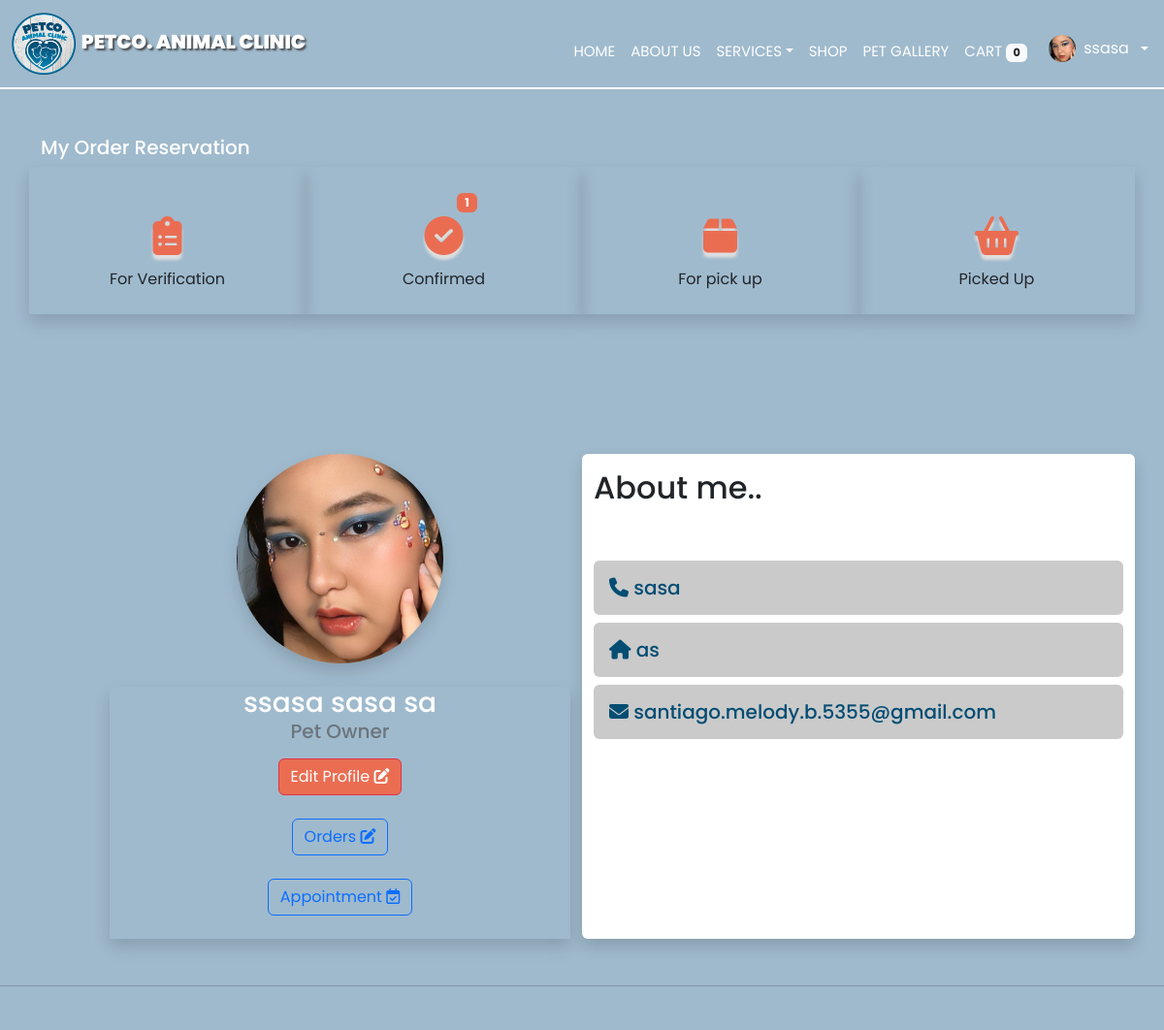
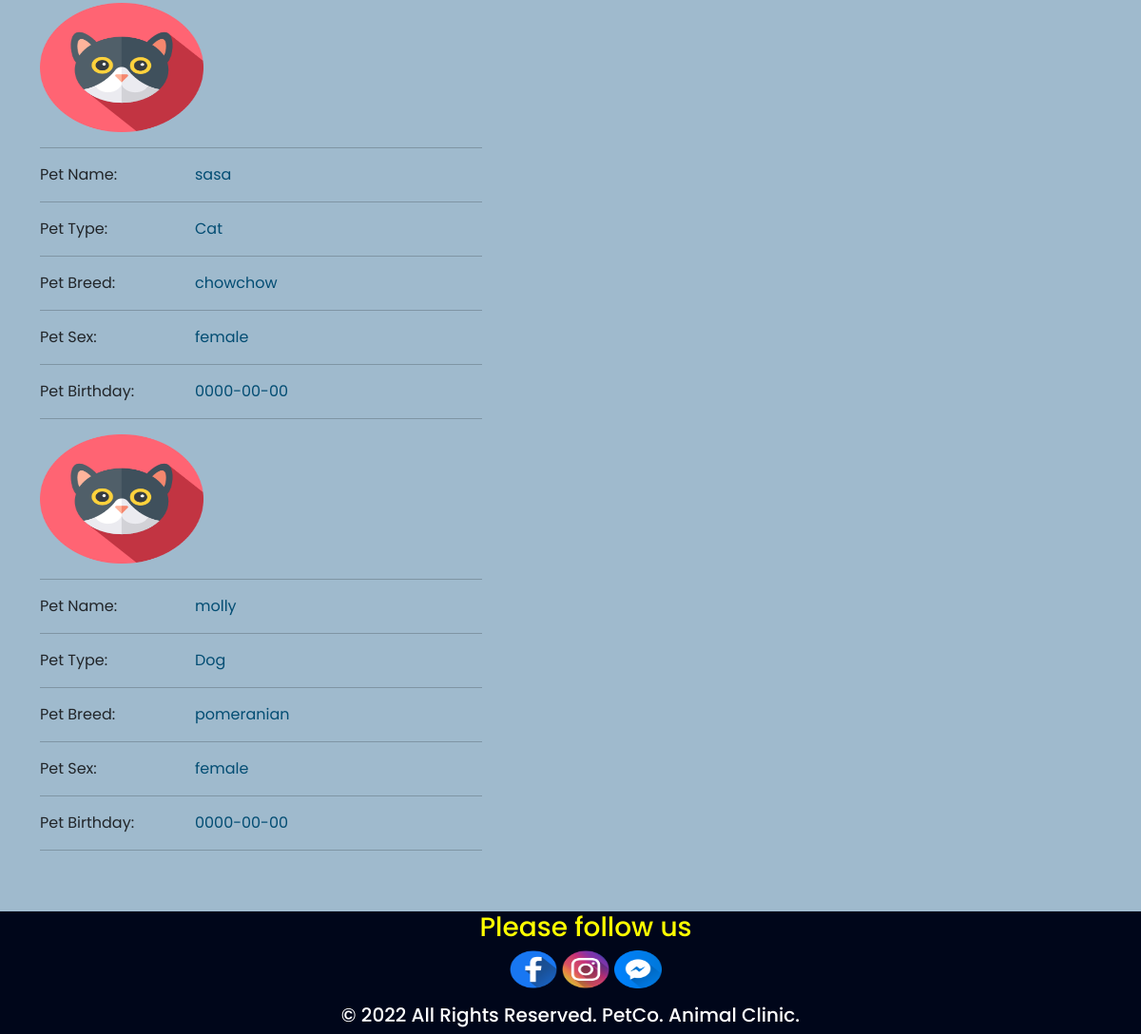
/userprofile.php (signed in), run on the app's committed database (2 pictures, top to bottom).
### tables this page shows
CREATE TABLE `usertable` (
  `id` int(11) NOT NULL,
  `first_name` varchar(255) NOT NULL,
  `middle_name` varchar(255) NOT NULL,
  `last_name` varchar(255) NOT NULL,
  `suffix` varchar(10) NOT NULL,
  `position` varchar(255) NOT NULL,
  `address` varchar(255) NOT NULL,
  `email` varchar(255) NOT NULL,
  `password` varchar(255) NOT NULL,
  `code` mediumint(50) NOT NULL,
  `status` text NOT NULL,
  `contact` varchar(100) NOT NULL,
  `image_dir` varchar(255) NOT NULL,
  `image_filename` varchar(255) NOT NULL,
  `user_level` varchar(255) NOT NULL,
  `archive` varchar(255) NOT NULL
);

CREATE TABLE `pettable` (
  `pet_id` int(11) NOT NULL,
  `user_id` int(11) NOT NULL,
  `pettype` varchar(100) NOT NULL,
  `petbreed` varchar(100) NOT NULL,
  `petname` varchar(255) NOT NULL,
  `petsex` varchar(100) NOT NULL,
  `petbday` date NOT NULL
);

### userprofile.php (the view, shortened to what this page needs)
<?php require_once "controllerUserData.php";
     require('php/connection.php');
      $user_id = $_SESSION['user_id'];
?>
<?php
                    $select_user = mysqli_query($con, "SELECT * FROM usertable WHERE id = '$user_id'");
                    if(mysqli_num_rows($select_user) > 0){
                    $fetch_user = mysqli_fetch_assoc($select_user);
                    };
                ?>
<!DOCTYPE html>
<html lang="en">
<head>
    <link href="https://cdn.jsdelivr.net/npm/bootstrap@5.2.0-beta1/dist/css/bootstrap.min.css" rel="stylesheet"
>
    <link rel="stylesheet" type="text/css" href="css/styles.css">
</head>
<body>
    <nav class="navbar navbar-expand-lg ">
        <div class="container-fluid ">
            <a class="navbar-brand" href="#">
                <img src="asset/logopet.png" alt="Logo" style="width:22%; height:8vh" />
                <span style="text-shadow: 2px 2px 2px  rgba(49, 44, 44, 0.767);" class="text-white"><b>PETCO. ANIMAL
                        CLINIC</b></span>
            </a>
        </div>
        <div class="collapse navbar-collapse me-3" id="navbarScroll">
            <ul class="navbar-nav me-auto my-0 my-lg-0 " style="--bs-scroll-height: 100px;">
                <div class="text-nowrap">
                    <li class="nav-item">
                        <a class="nav-link  text-white mt-3" aria-current="page" href="home.php">HOME</a>
                    </li>
                </div>
                <div class="text-nowrap">
                    <li class="nav-item">
                        <a class="nav-link text-white mt-3" href="#about">ABOUT US</a>
                    </li>
                </div>
                <div class="text-nowrap">
                    <li class="nav-item">
                        <div class="dropdown">
                            <a class="nav-link text-white dropdown-toggle mt-3" href="#" id="dropdownMenuLink"
                                data-bs-toggle="dropdown" aria-expanded="false">SERVICES</a>
                        </div>
                    </li>
                </div>
                <div class="text-nowrap">
                    <li class="nav-item">
                        <a class="nav-link text-white mt-3 " href="product.php">SHOP</a>
                    </li>
                </div>
                <?php
                    $select_rows = mysqli_query($con,"SELECT * FROM `cart` WHERE Cart_user_id = '$user_id'") or die ('query failed');
                    $row_count = mysqli_num_rows($select_rows);
                  ?>
                <div class="text-nowrap">
                    <li class="nav-item mt-3">
                        <a class="nav-link text-white" href="#imagesec">PET GALLERY</a>
                    </li>
                </div>
                <div class="text-nowrap">
                    <li class="nav-item">
                        <a class="nav-link text-white mt-3 " href="cart.php">CART<span
                                class="badge badge-light mx-1 bg-light text-dark"><?php echo $row_count ?></span></a>
                    </li>
                </div>
                        <?php
                            $select_user = mysqli_query($con, "SELECT * FROM usertable WHERE id = '$user_id'");
                            if(mysqli_num_rows($select_user) > 0){
                            $fetch_user = mysqli_fetch_assoc($select_user);
                            };
                        ?>
                <div class="dropdown mb-2 mt-sm-auto ms-auto ms-sm-0 flex-shrink-1 ">
                    <a href="#" class="d-flex align-items-center text-white text-decoration-none dropdown-toggle"
                        id="dropdownUser1" data-bs-toggle="dropdown" aria-expanded="false">
                        <img src="asset/profiles/<?php echo $fetch_user['image_filename']?>" alt="user"
                            style=" margin-left: 10px" width="28" height="28" class="rounded-circle">
                        <span class="d-none d-sm-inline mx-2"><?php echo $fetch_user['first_name']?></span>
                    </a>
                </div>
            </ul>
        </div>
    </nav>
    <div class="container mt-5 mb-5">
        <h5 class="text-white">My Order Reservation</h5>
        <div class="row justify-content-center">
            <div class="col-3 shadow p-4">
                <center>
                    <h1 class="icons"><i class="fa-solid fa-clipboard-list"></i></h1>
                    For Verification
                </center>
            </div>
            <div class="col-3 shadow p-4">
                <center>
                    <?php
                    $select_rows = mysqli_query($con,"SELECT * FROM `order` WHERE order_user_id= '$user_id' and order_status= 'confirmed' ") or die ('query failed');
                    $row_count = mysqli_num_rows($select_rows);
                  ?>
                    <?php if($row_count>0){ ?><span
                        class="badge badge-light bg-button text-white no"><?php echo $row_count ?></span><?php }
                     else{ ?><span class=" text-white no"></span><?php } ?>
                    <h1 class="icons"><i class="fa-solid fa-circle-check"></i></h1>
                    Confirmed
                </center>
            </div>
            <div class="col-3 shadow p-4">
                <center>
                    <h1 class="icons"><i class="fa-solid fa-box"></i></h1>
                    For pick up
                </center>
            </div>
            <div class="col-3 shadow p-4">
                <center>
                    <h1 class="icons"><i class="fa-solid fa-basket-shopping"></i></h1>
                    Picked Up
                </center>
            </div>
        </div>
    </div>
    <br><br>
    <div class="container mt-5 mb-5">
        <div class="row mt-5">
            <div class="col-1">
            </div>
            <div class="col-5 ">
                <div class="col profilebg ">
                    <div class="row ">
                        <div class="row   ">
                            <center><img src="asset/profiles/<?php echo $fetch_user['image_filename']?>"
                                    class="rounded-circle shadow user-profile" alt="Logo"
                                    style="width:50%; height:27vh" /></center>
                        </div>
                        <div class="row mt-4 shadow">
                            <h3 class="text-white  text-center mb-0 name">
                                <?php echo $fetch_user['first_name']. " " .$fetch_user['middle_name'] . " " .$fetch_user['last_name']; ?>
                            </h3>
                            <h5 class="text-center text-secondary">Pet Owner</h5>
                            <center>
                                <a href="user-edit-profile.php?updateid=<?php echo $fetch_user['id'];?>">
                                    <span class="btn btn-danger bg-button mx-2 mt-2 text-white">Edit Profile <i
                                            class="fa-solid fa-pen-to-square"></i></span>
                                </a>
                                </center>
                            <center> <a href="user-view-order.php?id=<?php echo $fetch_user['id']?>">
                                    <span class="btn btn-outline-primary mx-2 mt-4">Orders <i
                                            class="fa-solid fa-pen-to-square"></i></span>
                                </a>
                            </center>
                            <center><a href="appointment-user.php?id=<?php echo $fetch_user['id']?>">
                                    <span class="btn btn-outline-primary mx-2 mt-4 mb-4"> Appointment <i
                                            class="fa-regular fa-calendar-check"></i></span>
                                </a>
                            </center>
                        </div>
                    </div>
                </div>
            </div>
            <div class="col-6 bg-white shadow rounded">
                <div class="row">
                    <div class="col-8">
                        <h2 class="mt-3">About me..</h2>
                    </div>
                </div>
                <h5 class="c-blue  mt-5 mb-0 bg-gray rounded p-3 aboutme">
                    <span><i class="fa-solid fa-phone"> </i> <?php echo $fetch_user['contact']?></span>
                </h5>
                <h5 class="c-blue  mt-2 mb-0 bg-gray rounded p-3 aboutme">
                    <span><i class="fa-solid fa-house"></i> <?php echo $fetch_user['address']?></span>
                </h5>
                <h5 class="c-blue  mt-2 mb-0 bg-gray rounded p-3 aboutme">
                    <span><i class="fa-solid fa-envelope"></i> <?php echo $fetch_user['email']?></span>
                </h5>
            </div>
        </div>
    </div>
    <hr>
    <section class="flex-sect" id="imagesec">
        <div class="container mt-5">
            <div class="row">
                <div class="col ">
                    <?php
                    $select_pet = mysqli_query($con, "SELECT * FROM pettable WHERE user_id = '$user_id'");
                    while($row=$select_pet->fetch_assoc()):
                    ?>
                    <div class="col-lg-5 profilebg">
                        <div class="row">
                            <img src="asset/profile/pets.png" alt="Logo" style="width:40%; height:17vh" />
                        </div>
                        <hr>
                        <div class="row">
                            <div class="col-sm-4 labels">
                                <p class="mb-0">Pet Name:</p>
                            </div>
                            <div class="col-sm-8">
                                <p class="c-blue mb-0"><?php echo $row['petname']; ?></p>
                            </div>
                        </div>
                        <hr>
                        <div class="row">
                            <div class="col-sm-4 labels">
                                <p class="mb-0">Pet Type:</p>
                            </div>
                            <div class="col-sm-8">
                                <p class="c-blue mb-0"><?php echo $row['pettype']; ?></p>
                            </div>
                        </div>
                        <hr>
                        <div class="row">
                            <div class="col-sm-4 labels">
                                <p class="mb-0">Pet Breed:</p>
                            </div>
                            <div class="col-sm-8">
                                <p class="c-blue mb-0"><?php echo $row['petbreed']; ?></p>
                            </div>
                        </div>
                        <hr>
                        <div class="row">
                            <div class="col-sm-4 labels">
                                <p class="mb-0">Pet Sex:</p>
                            </div>
                            <div class="col-sm-8">
                                <p class="c-blue mb-0"><?php echo $row['petsex']; ?></p>
                            </div>
                        </div>
                        <hr>
                        <div class="row">
                            <div class="col-sm-4 labels">
                                <p class="mb-0">Pet Birthday:</p>
                            </div>
                            <div class="col-sm-8">
                                <p class="c-blue mb-0"><?php echo $row['petbday']; ?></p>
                            </div>
                        </div>
                        <hr>
                    </div>
                    <?php endwhile; ?>
                </div>
            </div>
        </div>
    </section>
    <footer class=" footer-banner mt-5" id="about">
        <div class="container text">
            <div class="row">
                <div class="col-12 text-center">
                    <ul class="follow">
                        <h3>Please follow us</h3>
                        <a href="https://www.facebook.com/"><img src="asset/facebook.png" width="50px"
                                height="40px"></a>
                        <a href="https://www.instagram.com//"><img src="asset/instagram.png" width="50px"
                                height="40px"></a>
                        <a href="https://www.messenger.com/"><img src="asset/messenger.png" width="50px"
                                height="40px"></a>
                    </ul>
                    <h5>© 2022 All Rights Reserved. PetCo. Animal Clinic.</h5>
                </div>
            </div>
        </div>
    </footer>
</body>
</html>

### css/styles.css (style rules this page uses)
* { font-family: 'Poppins', sans-serif; }
body { background: #9FBACD; }
.navbar { background: #9FBACD; border-bottom: 2px solid white; }
.navbar-brand { font-family: 'Gothic A1', sans-serif; font-size: 20px; font-weight: bold; }
.nav-item { font-family: 'Gothic A1', sans-serif; font-size: 15px; }
.nav-link { border-radius: 10px; }
.footer-banner { background-color: #2E313A; }
#imagesec { background: #9FBACD; }
.bg-button { background:#EA6D52; }
.icons { color:#EA6D52; }
.no { margin-left: 3rem; }
.fa-circle-check, .fa-box, .fa-basket-shopping,.fa-clipboard-list { text-shadow: 0 5px 3px rgb(222, 222, 222); }
.c-blue { color: #034D73; }
.bg-gray { background: rgb(202, 202, 202); }
* { padding: 0; margin: 0; }
.flex-sect { background-color:white; font-family:Helvetica, serif; }
.text { color: white; }
.footer-banner { background-color: #00061a; }
.follow { font-size: 20px; color: yellow; }

### data on the page
usertable: image_filename (picture), first_name "ssasa", middle_name "sasa", last_name "sa", contact "sasa", address "as", email "santiago.melody.b.5355@gmail.com"
pettable: petname "sasa", pettype "Cat", petbreed "chowchow", petsex "female", petbday "0000-00-00"
pettable: petname "molly", pettype "Dog", petbreed "pomeranian", petsex "female", petbday "0000-00-00"

### other printed values
$row_count "0"
$row_count "1"
